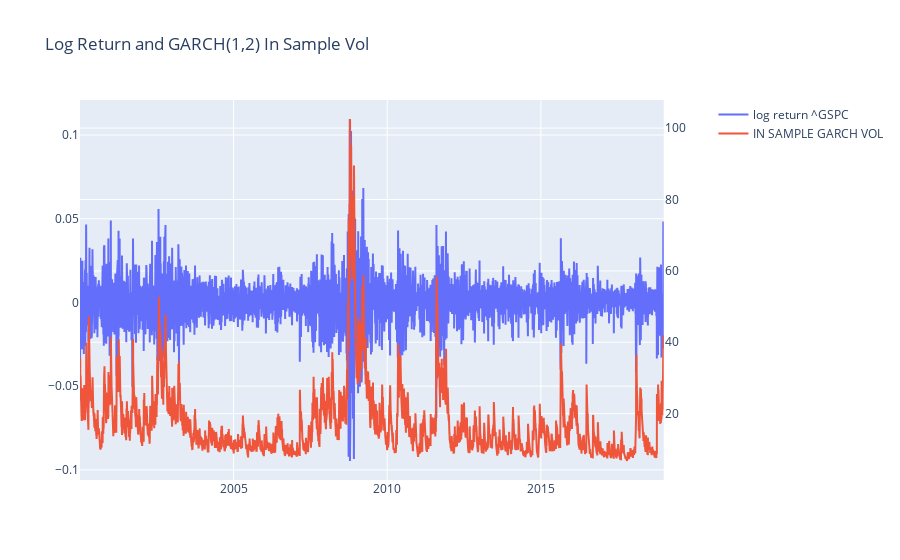

Notebook cell for this chart:
### Code cell
fig = make_subplots(specs=[[{"secondary_y": True}]])
fig.add_trace(
    go.Scatter(
        x=df_gspc["log_return"].index,
        y=df_gspc["log_return"],
        mode="lines",
        name="log return ^GSPC",
    ),
    secondary_y=False,
)
fig.add_trace(
    go.Scatter(
        x=res.conditional_volatility.index,
        y=res.conditional_volatility * np.sqrt(252) * 100,
        mode="lines",
        name="IN SAMPLE GARCH VOL",
    ),
    secondary_y=True,
)
fig.update_layout(title="Log Return and GARCH(1,2) In Sample Vol")
fig.show()

### Figure 1 — Plotly figure (JSON) as saved in the notebook; plotly's stock layout.template omitted (floating-point values rounded to 4 significant figures; data arrays with more than 128 entries replaced by an {"elided": "..."} marker saying what was removed)
{"data": [{"mode": "lines", "name": "log return ^GSPC", "type": "scatter", "x": {"elided": "4779 str values"}, "xaxis": "x", "y": {"elided": "4779 float values"}, "yaxis": "y"}, {"mode": "lines", "name": "IN SAMPLE GARCH VOL", "type": "scatter", "x": {"elided": "4779 str values"}, "xaxis": "x", "y": {"elided": "4779 float values"}, "yaxis": "y2"}], "layout": {"title": {"text": "Log Return and GARCH(1,2) In Sample Vol"}, "xaxis": {"anchor": "y", "domain": [0, 0.94]}, "yaxis": {"anchor": "x", "domain": [0, 1]}, "yaxis2": {"anchor": "x", "overlaying": "y", "side": "right"}}}
